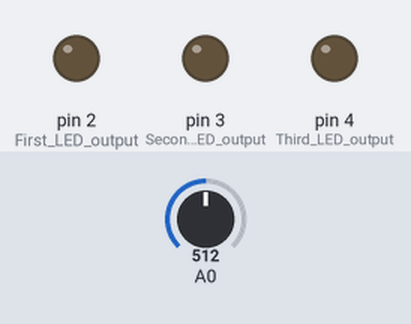
Recording of a sketch running on a simulated Arduino Uno, built with avr-gcc and run on an emulated ATmega328P. On the bench: output pins drawn as LEDs (lit = HIGH). Inputs (shaded band) come from the test bench; at power-on: A0 = 512.

Above: at 0.5 s.
At 1.5 s:
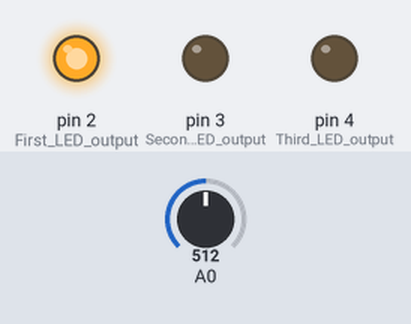
At 2.5 s:
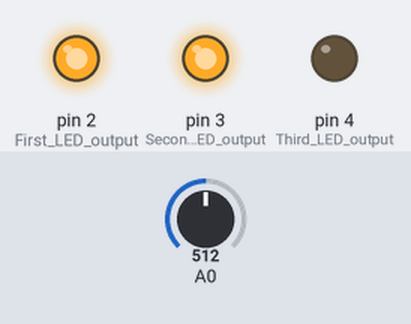
At 3.5 s:
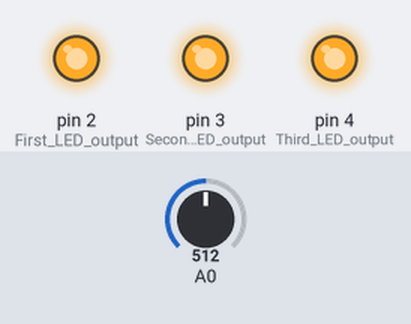
At 4.5 s:
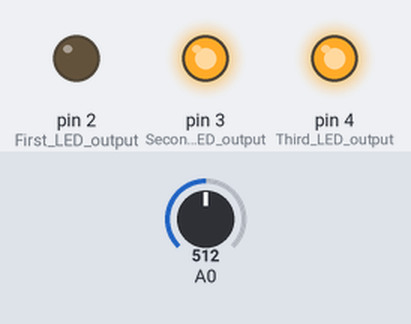
At 5.5 s:
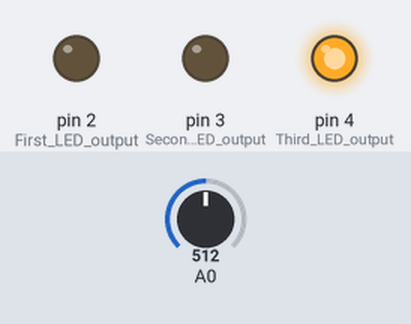
Timing chart, 0 to 7.8 s (numbered marks = the images above):
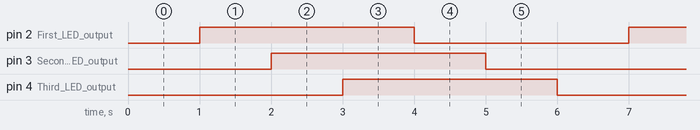

Measured:
- by itself, pin 2 (First_LED_output), pin 3 (Second_LED_output), pin 4 (Third_LED_output): alternates HIGH for 3.0 s and LOW for 3.0 s
- by itself, everything shown: repeats every 6.0 s, in 6 steps

The sketch:

lab03.ino
```cpp
/* Lab #3
 *
 * The code is a state machine that will turn on three LEDs in sequence,
 * then turn them off in the same sequence.
 *
 * Pin assignment:
 *    First LED output:  pin 2 (digital 2)
 *    Second LED output: pin 3 (digital 3)
 *    Third LED output:  pin 4 (digital 4)
 *
 *    Analog input:     pin A0 (analog in 0)
 *    Digital input:     pin 8  (digital 8)
 *
 * Students will add:
 *    Code to read an analog input and adjust a delay
 *    Code to read a digital input and start / stop the animation
 *
 * Based on Chad Hokama's solution, updated by Peter Jensen 9/2/2019
 */

 // Notice the lack of include statements.  The Arduino environment
 //   defines some stuff for us so we don't have to include files.

 // We created these variables to keep track of the program's 'state'.
 // You will add one more during lab.

 int led_state;

/*
 * The setup function executes once when your board is powered up.
 */

 void setup ()
 {
   // Set up the digital pins as inputs or outputs

   pinMode (2, OUTPUT);  // First LED output
   pinMode (3, OUTPUT);  // Second LED output
   pinMode (4, OUTPUT);  // Third LED output

   // You will set up the digital input pin here during lab

   // Make sure we start in a known state

   led_state = 0;
 }

/*
 * This 'loop' function is repeatedly executed by the built-in Arduino
 *   main function.  That's why it's called loop.  When it ends,
 *   it will quickly be started again.
 */

 void loop ()
 {
     // Read the inputs - you will add this during lab.

     // Do state activity

     if (led_state == 0)
     {
         digitalWrite(2, LOW);
         digitalWrite(3, LOW);
         digitalWrite(4, LOW);
         led_state = 1;
     }
     else if (led_state == 1)
     {
         digitalWrite(2, HIGH);
         digitalWrite(3, LOW);
         digitalWrite(4, LOW);
         led_state = 2;
     }
     else if (led_state == 2)
     {
         digitalWrite(2, HIGH);
         digitalWrite(3, HIGH);
         digitalWrite(4, LOW);
         led_state = 3;
     }
     else if (led_state == 3)
     {
         digitalWrite(2, HIGH);
         digitalWrite(3, HIGH);
         digitalWrite(4, HIGH);
         led_state = 4;
     }
     else if (led_state == 4)
     {
         digitalWrite(2, LOW);
         digitalWrite(3, HIGH);
         digitalWrite(4, HIGH);
         led_state = 5;
     }
     else if (led_state == 5)
     {
         digitalWrite(2, LOW);
         digitalWrite(3, LOW);
         digitalWrite(4, HIGH);
         led_state = 0;
     }

     // Delay to slow down the process.

     delay(1000);
    int knob_position = analogRead (A0);  // Returns 0...1023, 0 for 0V, 1023 for 5V.
}
```
